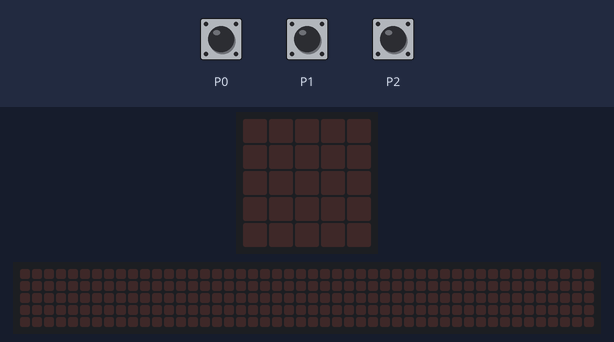
The program below on a simulated BBC micro:bit (MakeCode). Parts: the board's 5×5 LED display, a strip that is not on the board, showing the scrolling text unrolled. The inputs (shaded band) are chosen by the test bench. Random numbers come from a fixed seed; the 48×5 strip is a reading aid, not a part: it shows the text the display is scrolling, unrolled, one strip-width of it at a time.

Above: at 1.2 s.
1.3 s: touch pin P1 pressed for 0.15 s
At 1.65 s:
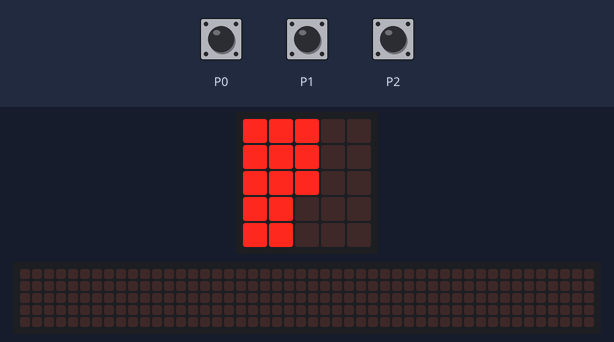
4.3 s: touch pin P0 pressed for 0.15 s
At 7.8 s:
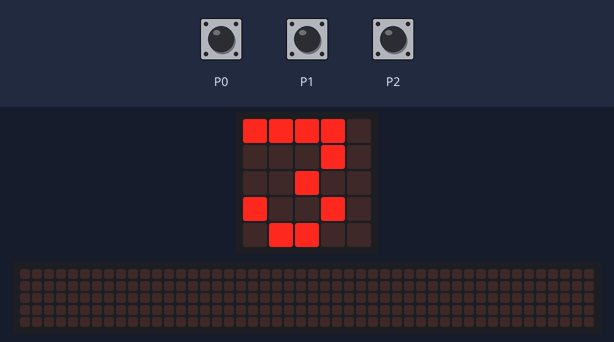
10.4 s: touch pin P2 pressed for 0.15 s
At 15.1 s:
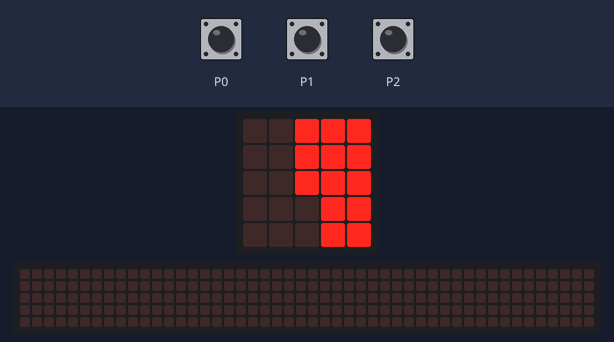
16.5 s: touch pin P1 pressed for 0.15 s
At 21.72 s:
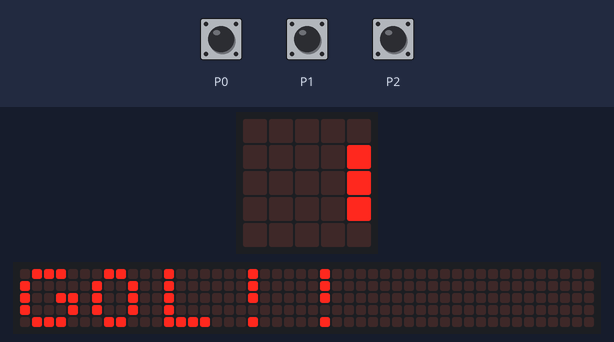

The program:

main.ts
```typescript
let P2 = 0
let P1 = 0
input.onPinPressed(TouchPin.P0, function () {
    basic.showNumber(3)
    basic.showNumber(2)
    basic.showNumber(1)
    basic.showString("GO!!!")
    basic.pause(randint(1000, 5000))
    basic.showLeds(`
        . # # # .
        # # # # #
        # # # # #
        # # # # #
        . # # # .
        `)
    basic.pause(500)
    basic.clearScreen()
})
input.onPinPressed(TouchPin.P2, function () {
    basic.showLeds(`
        . . # # #
        . . # # #
        . . # # #
        . . . # #
        . . . # #
        `)
    basic.showString("GOL!!")
    basic.clearScreen()
    P2 += 1
})
input.onPinPressed(TouchPin.P1, function () {
    basic.showLeds(`
        # # # . .
        # # # . .
        # # # . .
        # # . . .
        # # . . .
        `)
    basic.showString("GOL!!")
    basic.clearScreen()
    P1 += 1
})
```

test.ts
```typescript
// testes vão aqui; isto não será compilado quando este pacote for usado como uma extensão.
```

Measured:
- after the input at 1.3 s, the display: changes after 0.15 s (image 1)
- what the display in image 1 shows lasts 0.4 s, from 1.5 s to 1.9 s
- what the display in image 2 shows lasts 0.7 s, from 7.3 s to 8.0 s
